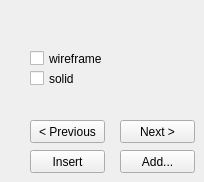
   <widget class="QWidget" name="fastinsert">
    <widget class="QPushButton" name="pbAddObject">
     <property name="geometry">
      <rect>
       <x>120</x>
       <y>150</y>
       <width>75</width>
       <height>23</height>
      </rect>
     </property>
     <property name="text">
      <string>Add...</string>
     </property>
    </widget>
    <widget class="QCheckBox" name="view_solid">
     <property name="geometry">
      <rect>
       <x>30</x>
       <y>70</y>
       <width>71</width>
       <height>17</height>
      </rect>
     </property>
     <property name="text">
      <string>solid</string>
     </property>
    </widget>
    <widget class="QCheckBox" name="view_wireframe">
     <property name="geometry">
      <rect>
       <x>30</x>
       <y>50</y>
       <width>91</width>
       <height>17</height>
      </rect>
     </property>
     <property name="text">
      <string>wireframe</string>
     </property>
    </widget>
    <widget class="QPushButton" name="pb_insertobject">
     <property name="geometry">
      <rect>
       <x>30</x>
       <y>150</y>
       <width>75</width>
       <height>23</height>
      </rect>
     </property>
     <property name="text">
      <string>Insert</string>
     </property>
    </widget>
    <widget class="QPushButton" name="pb_insertnext">
     <property name="geometry">
      <rect>
       <x>120</x>
       <y>120</y>
       <width>75</width>
       <height>23</height>
      </rect>
     </property>
     <property name="toolTip">
      <string>Next object</string>
     </property>
     <property name="text">
      <string>Next &gt;</string>
     </property>
    </widget>
    <widget class="QPushButton" name="pb_insertprevius">
     <property name="geometry">
      <rect>
       <x>30</x>
       <y>120</y>
       <width>75</width>
       <height>23</height>
      </rect>
     </property>
     <property name="toolTip">
      <string>Previus object</string>
     </property>
     <property name="text">
      <string>&lt; Previous</string>
     </property>
    </widget>
   </widget>
